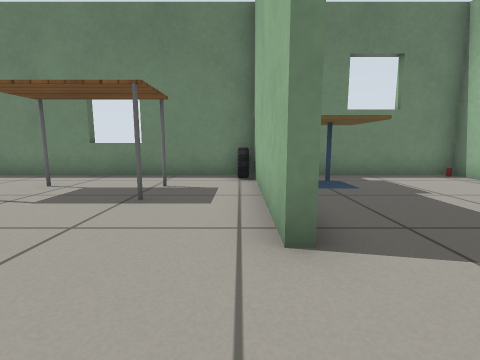
view 1 (above)

12 first-person views from a walk through a world built for the Gazebo simulator. The camera is 0.5 m above the floor, tilts 8° down and sees 85° across. Floor lines are 1 m apart. The floor is counted in squares, 0.5 m on a side. Each view is taken from the middle of a square. On the plan, view 1 faces up. The plan holds only what a view shows up to about 11 squares ahead; the rest is blank. The place goes on beyond the plan. Robots are left out. Gazebo's built-in surfaces are drawn with simple patterns. Some stock models are drawn as simple stand-ins. Some surface patterns are stand-ins.

view 2
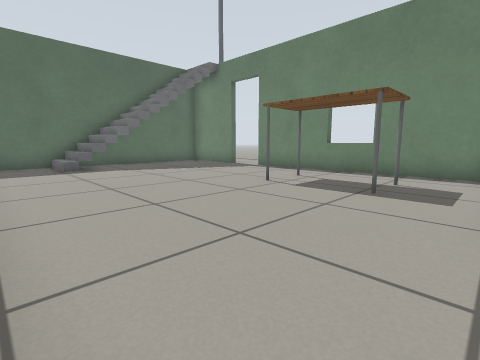

view 3
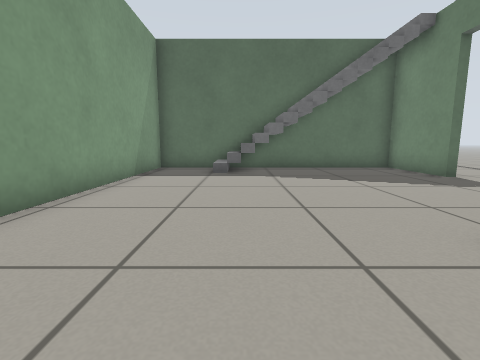

view 4
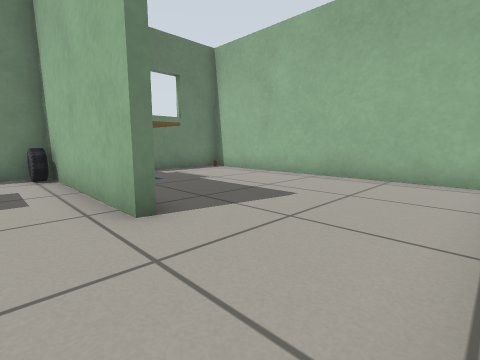

view 5
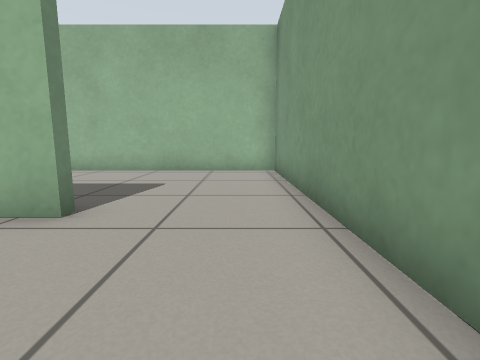

view 6
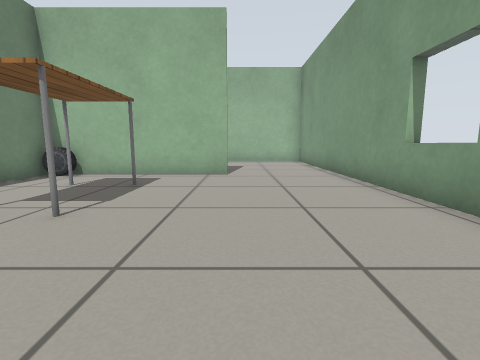

view 7
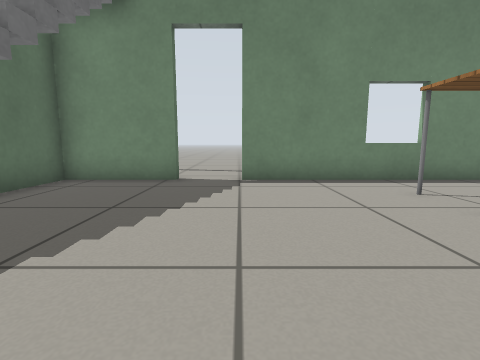

view 8
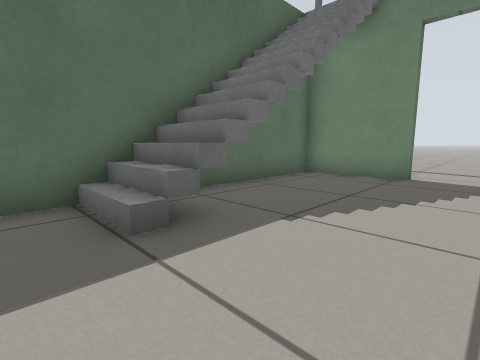

view 9
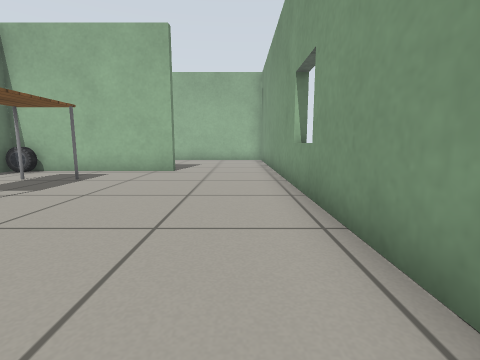

view 10
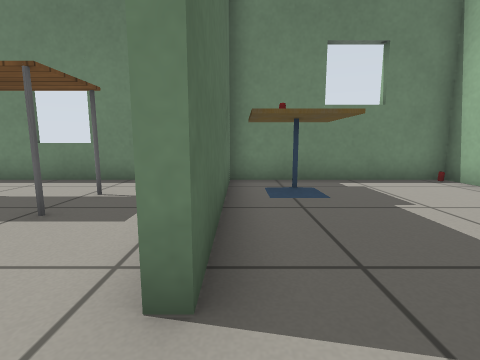

view 11
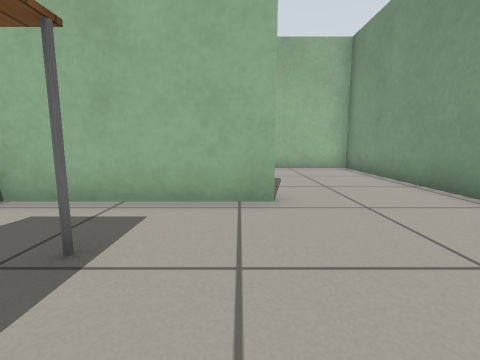

view 12
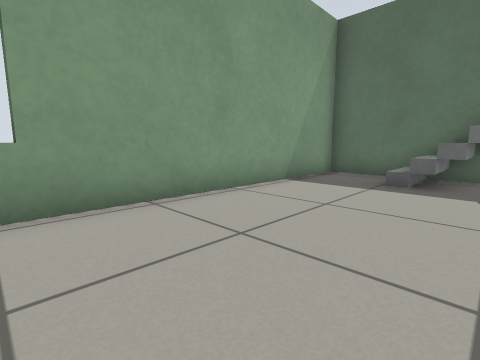

### Floor plan
Key: @ floor where view 1 was taken; # wall or solid block; . floor; D open door; = window, fence, low wall or low ledge; C car; T cafe table; A table; O other object.
Columns run from 13 left of view 1 to 7 right of it. Each row starts with its distance up from view 1.
 13    ..
 12    ...
 11    ...
 10    ...
  9    ...
  8 ####DD#######C###=###
  7 #............C#TT...#
  6 #........AAA..#OT...#
  5 # O......AAA..#.....#
  4 # O...........#.....#
  3 # O...........#.....#
  2 #OO.................#
  1 #...................#
  0 #............@......#
 -1 #...................#
 -2 #####################

Where each view was taken, in squares from view 1:
view 1: 0 up, 0 right, facing up
view 2: 1 down, 0 right, facing up-left
view 3: 2 up, 2 left, facing left
view 4: 1 down, 1 left, facing up-right
view 5: 0 up, 3 left, facing right
view 6: 2 up, 8 left, facing right
view 7: 1 up, 8 left, facing up
view 8: 0 up, 8 left, facing up-left
view 9: 0 up, 9 left, facing right
view 10: 1 up, 1 right, facing up
view 11: 3 up, 4 left, facing right
view 12: 3 up, 4 left, facing down-left
